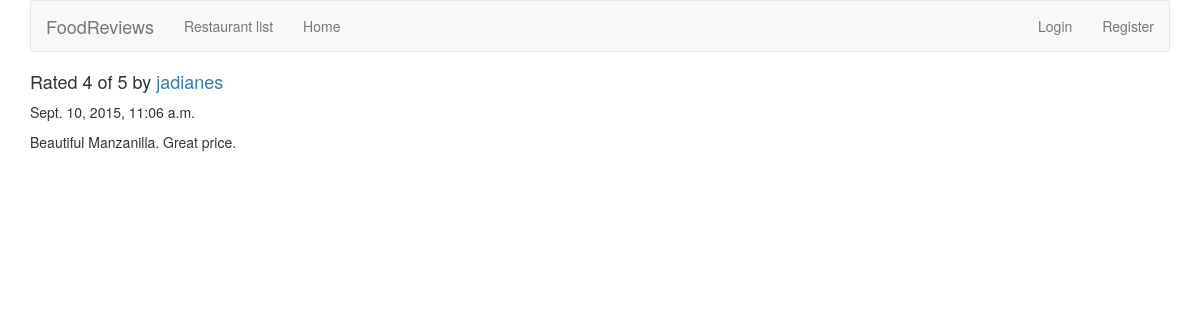
Page /reviews/review/0/ on the committed database.
### reviews/models.py (models this page shows)
class Review(models.Model):
    RATING_CHOICES = (
        (1, '1'),
        (2, '2'),
        (3, '3'),
        (4, '4'),
        (5, '5'),
    )
    restaurant = models.ForeignKey(Restaurant)
    pub_date = models.DateTimeField('date published')
    user_name = models.CharField(max_length=100)
    comment = models.CharField(max_length=200)
    rating = models.IntegerField(choices=RATING_CHOICES)

### reviews/views.py (the view)
# urls.py: url(r'^review/(?P<review_id>[0-9]+)/$', views.review_detail, name='review_detail'),
def review_detail(request, review_id):
    review = get_object_or_404(Review, pk=review_id)
    return render(request, 'reviews/review_detail.html', {'review': review})

### reviews/templates/reviews/review_detail.html (shortened to what this page needs)
{% extends 'base.html' %}
{% block content %}
<h4>Rated {{ review.rating }} of 5 by <a href="{% url 'reviews:user_review_list' review.user_name %}" >{{ review.user_name }}</a></h4>
<p>{{ review.pub_date }}</p>
<p>{{ review.comment }}</p>
{% endblock %}

### rows in the picture
Review: rating "4", user_name "jadianes", pub_date "Sept. 10, 2015, 11:06 a.m.", comment "Beautiful Manzanilla. Great price."
